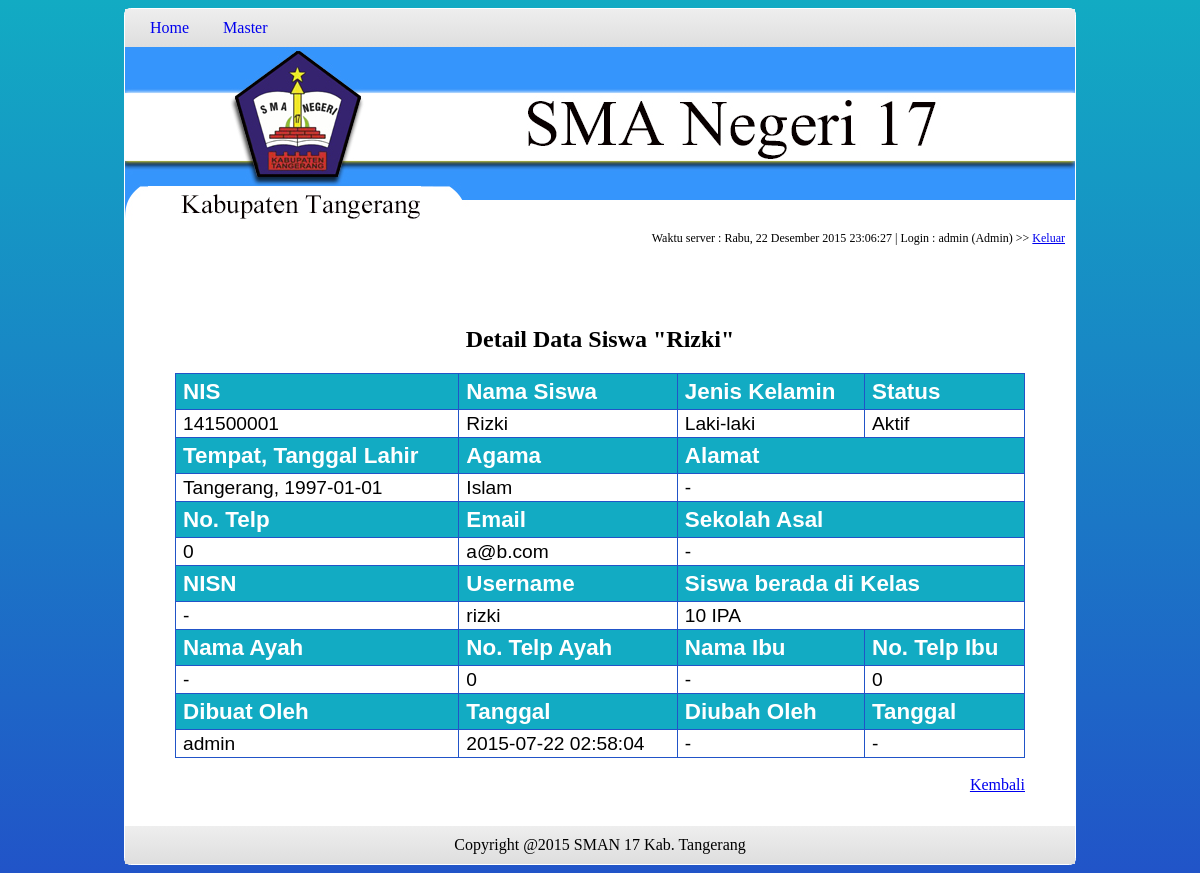
The app's page /index.php?page=detailsiswa&id=1 (signed in) with its own data.
### tables this page shows
CREATE TABLE IF NOT EXISTS `ms_siswa` (
  `id_siswa` int(11) NOT NULL AUTO_INCREMENT,
  `nama_lengkap` varchar(30) NOT NULL,
  `jenis_kelamin` varchar(10) NOT NULL,
  `tempat_lahir` varchar(15) NOT NULL,
  `tgl_lahir` date NOT NULL,
  `agama` varchar(10) NOT NULL,
  `alamat` text NOT NULL,
  `no_telp` varchar(15) NOT NULL,
  `email` varchar(20) NOT NULL,
  `sekolah_asal` varchar(20) NOT NULL,
  `nisn` varchar(15) NOT NULL,
  `nis` varchar(10) NOT NULL,
  `id_kelas` int(11) NOT NULL,
  `nama_ayah` varchar(30) NOT NULL,
  `nama_ibu` varchar(30) NOT NULL,
  `no_telp_ayah` varchar(15) NOT NULL,
  `no_telp_ibu` varchar(15) NOT NULL,
  `id_user` int(11) NOT NULL,
  `is_active` tinyint(1) NOT NULL,
  `created_by` varchar(20) NOT NULL,
  `updated_by` varchar(20) NOT NULL,
  `created_at` datetime NOT NULL,
  `updated_at` datetime NOT NULL,
  PRIMARY KEY (`id_siswa`)
);

CREATE TABLE IF NOT EXISTS `ms_user` (
  `id_user` int(11) NOT NULL AUTO_INCREMENT,
  `username` varchar(20) NOT NULL,
  `password` varchar(100) NOT NULL,
  `level` varchar(10) NOT NULL,
  `is_active` tinyint(1) NOT NULL,
  `created_by` varchar(20) NOT NULL,
  `updated_by` varchar(20) NOT NULL,
  `created_at` datetime NOT NULL,
  `updated_at` datetime NOT NULL,
  PRIMARY KEY (`id_user`)
);

CREATE TABLE IF NOT EXISTS `ms_kelas` (
  `id_kelas` int(11) NOT NULL AUTO_INCREMENT,
  `nama_kelas` varchar(30) NOT NULL,
  `id_jurusan` int(11) NOT NULL,
  `id_guru` int(11) NOT NULL,
  `is_active` tinyint(1) NOT NULL,
  `created_by` varchar(20) NOT NULL,
  `updated_by` varchar(20) NOT NULL,
  `created_at` datetime NOT NULL,
  `updated_at` datetime NOT NULL,
  PRIMARY KEY (`id_kelas`)
);

### modules/siswa/detailSiswa.php (the view)
<?php
@$id = $_GET['id'];
$query = mysql_query("SELECT a.nama_lengkap, a.jenis_kelamin, a.tempat_lahir, a.tgl_lahir, a.agama, a.alamat, a.no_telp, a.email, a.sekolah_asal, a.nis, a.nisn, b.nama_kelas AS id_kelas, a.nama_ayah, a.no_telp_ayah, a.nama_ibu, a.no_telp_ibu, c.username AS id_user, a.is_active, a.created_by, a.created_at, a.updated_by, a.updated_at FROM ms_siswa AS a INNER JOIN ms_kelas AS b ON b.id_kelas = a.id_kelas INNER JOIN ms_user AS c ON c.id_user = a.id_user WHERE a.id_siswa = '$id'");
$row = mysql_fetch_array($query);
?>
<h2 style="text-align: center;">Detail Data Siswa "<?php echo $row['nama_lengkap']; ?>"</h2>
<table id="table-sism">
    <thead>
        <tr>
            <th>NIS</th>
            <th>Nama Siswa</th>
            <th>Jenis Kelamin</th>
            <th>Status</th>
        </tr>
    </thead>
    <tbody>
        <tr>
            <td><?php echo $row['nis']; ?></td>
            <td><?php echo $row['nama_lengkap']; ?></td>
            <td><?php echo $row['jenis_kelamin']; ?></td>
            <td><?php if($row['is_active'] == "1") { ?>Aktif<?php } else { ?>Tidak Aktif<?php } ?></td>
        </tr>
    </tbody>
    <thead>
        <tr>
            <th>Tempat, Tanggal Lahir</th>
            <th>Agama</th>
            <th colspan="2">Alamat</th>
        </tr>
    </thead>
    <tbody>
            <td><?php echo $row['tempat_lahir']; ?>, <?php echo $row['tgl_lahir']; ?></td>
            <td><?php echo $row['agama']; ?></td>
            <td colspan="2"><?php echo $row['alamat']; ?></td>
    </tbody>
    <thead>
        <tr>
            <th>No. Telp</th>
            <th>Email</th>
            <th colspan="2">Sekolah Asal</th>
        </tr>
    </thead>
    <tbody>
            <td><?php echo $row['no_telp']; ?></td>
            <td><?php echo $row['email']; ?></td>
            <td colspan="2"><?php echo $row['sekolah_asal']; ?></td>
    </tbody>
    <thead>
        <tr>
            <th>NISN</th>
            <th>Username</th>
            <th colspan="2">Siswa berada di Kelas</th>
        </tr>
    </thead>
    <tbody>
            <td><?php echo $row['nisn']; ?></td>
            <td><?php echo $row['id_user']; ?></td>
            <td colspan="2"><?php echo $row['id_kelas']; ?></td>
    </tbody>
    <thead>
        <tr>
            <th>Nama Ayah</th>
            <th>No. Telp Ayah</th>
            <th>Nama Ibu</th>
            <th>No. Telp Ibu</th>
        </tr>
    </thead>
    <tbody>
            <td><?php echo $row['nama_ayah']; ?></td>
            <td><?php echo $row['no_telp_ayah']; ?></td>
            <td><?php echo $row['nama_ibu']; ?></td>
            <td><?php echo $row['no_telp_ibu']; ?></td>
    </tbody>
    <thead>
        <tr>
            <th>Dibuat Oleh</th>
            <th>Tanggal</th>
            <th>Diubah Oleh</th>
            <th>Tanggal</th>
        </tr>
    </thead>
    <tbody>
            <td><?php echo $row['created_by']; ?></td>
            <td><?php echo $row['created_at']; ?></td>
            <td><?php echo $row['updated_by']; ?></td>
            <td><?php if($row['updated_at'] == "0000-00-00 00:00:00") { echo "-"; } else { echo $row['updated_at']; } ?></td>
    </tbody>
</table>
<br>
<a href="?page=mastersiswa" style="float: right;">Kembali</a>

### css/style-frontend.css (style rules this page uses)
body { font-family: verdana; background-attachment:fixed; background-image:linear-gradient(to bottom, #12abc3, #2154c8); }
#table-sism { font-family:"Trebuchet MS", Arial, Helvetica, sans-serif; width:100%; border-collapse:collapse; }
#table-sism td, #table-sism th { font-size:1.2em; border:1px solid #2154c8; padding:3px 7px 2px 7px; }
#table-sism th { font-size:1.4em; text-align:left; padding-top:5px; padding-bottom:4px; background-color:#12abc3; color:#fff; }

### records on screen
ms_siswa: nama_lengkap "Rizki", nis "141500001", jenis_kelamin "Laki-laki", tempat_lahir "Tangerang", tgl_lahir "1997-01-01", agama "Islam", alamat "-", no_telp "0", email "a@b.com", sekolah_asal "-", nisn "-", id_user.username "rizki", id_kelas.nama_kelas "10 IPA", nama_ayah "-", no_telp_ayah "0", nama_ibu "-", no_telp_ibu "0", created_by "admin", created_at "2015-07-22 02:58:04", updated_by "-"

### other values on screen
$hari_ini "Rabu"
$_SESSION['user'] "admin"
$_SESSION['userlevel'] "Admin"
